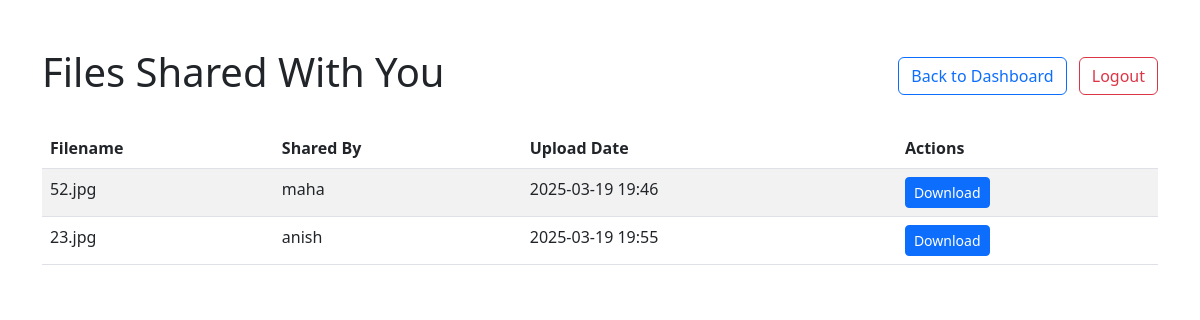
Page /shared_files (signed in) on the committed database.
### Flask_Dscs/models.py (models this page shows, shortened)
class File(db.Model):
    id = db.Column(db.Integer, primary_key=True)
    filename = db.Column(db.String(255), nullable=False)
    file_path = db.Column(db.String(512), nullable=False)
    upload_date = db.Column(db.DateTime, default=datetime.datetime.utcnow)
    user_id = db.Column(db.Integer, db.ForeignKey('user.id'), nullable=False)
    user = db.relationship('User', backref=db.backref('files', lazy=True))

class User(db.Model, UserMixin):  # User inherits from both db.Model and UserMixin
    id = db.Column(db.Integer, primary_key=True)
    username = db.Column(db.String(80), unique=True, nullable=False)
    password_hash = db.Column(db.String(128), nullable=False)
    date_joined = db.Column(db.DateTime, default=datetime.datetime.utcnow)

### Flask_Dscs/app.py (the view)
@app.route('/shared_files')
@login_required
def view_shared_files():
    shared_files = File.query.join(AccessRecord).filter(
        AccessRecord.user_id == current_user.id
    ).all()
    return render_template('shared_files.html', files=shared_files)

### Flask_Dscs/app.py (called while the page is built)
@login_manager.user_loader
def load_user(user_id):
    return User.query.get(int(user_id))

### Flask_Dscs/templates/shared_files.html (shortened to what this page needs)
<!DOCTYPE html>
<html>
<head>
    <link rel="stylesheet" href="https://cdn.jsdelivr.net/npm/bootstrap@5.2.3/dist/css/bootstrap.min.css">
</head>
<body>
    <div class="container mt-5">
        <div class="d-flex justify-content-between align-items-center mb-4">
            <h1>Files Shared With You</h1>
            <div>
                <a href="{{ url_for('dashboard') }}" class="btn btn-outline-primary">Back to Dashboard</a>
                <a href="{{ url_for('logout') }}" class="btn btn-outline-danger ms-2">Logout</a>
            </div>
        </div>
        {% if files %}
            <table class="table table-striped">
                <thead>
                    <tr>
                        <th>Filename</th>
                        <th>Shared By</th>
                        <th>Upload Date</th>
                        <th>Actions</th>
                    </tr>
                </thead>
                <tbody>
                    {% for file in files %}
                    <tr>
                        <td>{{ file.filename }}</td>
                        <td>{{ file.user.username }}</td>
                        <td>{{ file.upload_date.strftime('%Y-%m-%d %H:%M') }}</td>
                        <td>
                            <a href="{{ url_for('download_file', file_id=file.id) }}" class="btn btn-sm btn-primary">Download</a>
                        </td>
                    </tr>
                    {% endfor %}
                </tbody>
            </table>
        {% else %}
            <div class="alert alert-info">
                No files have been shared with you yet.
            </div>
        {% endif %}
    </div>
</body>
</html>

### rows in the picture
File: filename "52.jpg", user.username "maha", upload_date "2025-03-19 19:46"
File: filename "23.jpg", user.username "anish", upload_date "2025-03-19 19:55"
